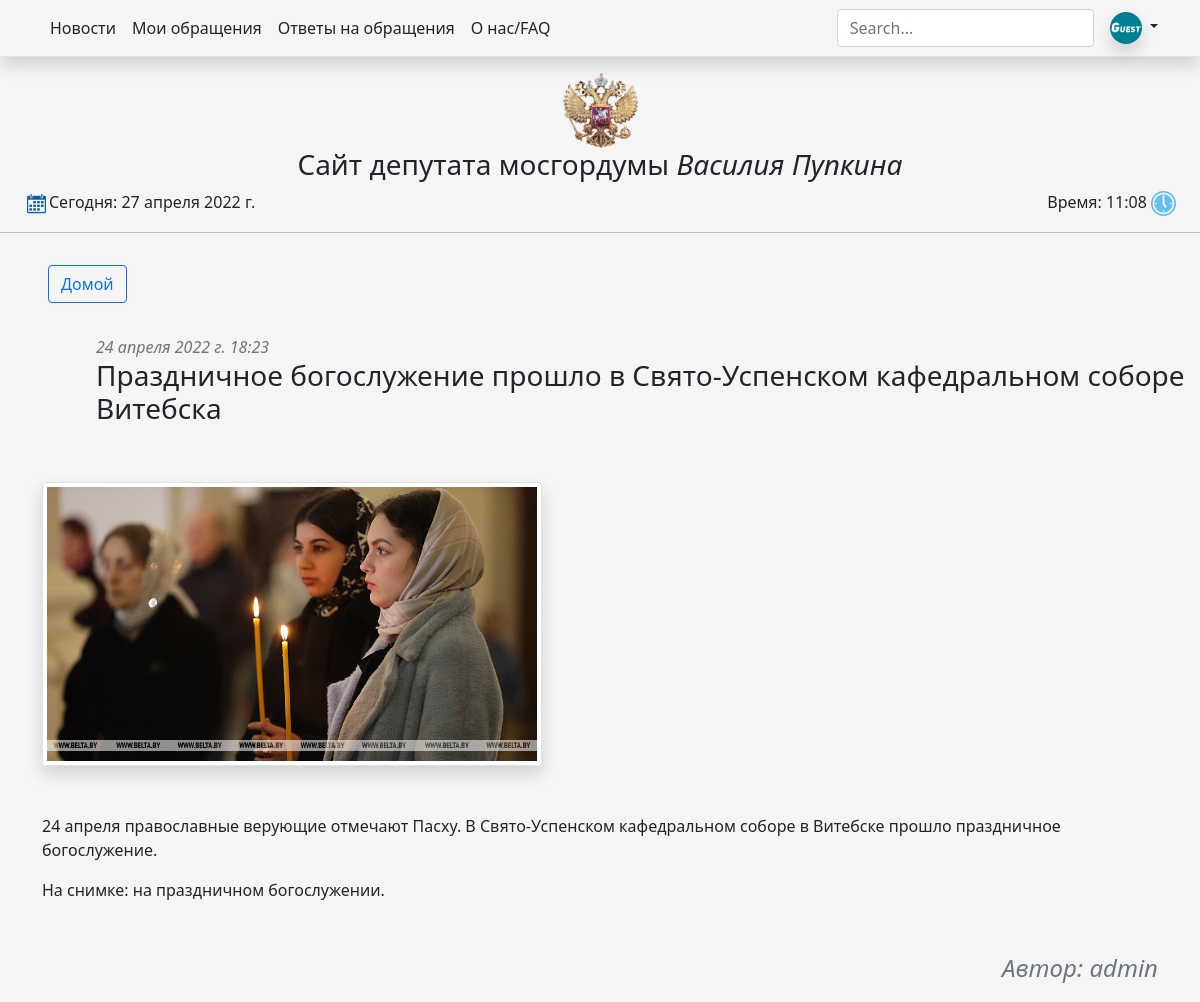
The app's page /posts/4, older data.
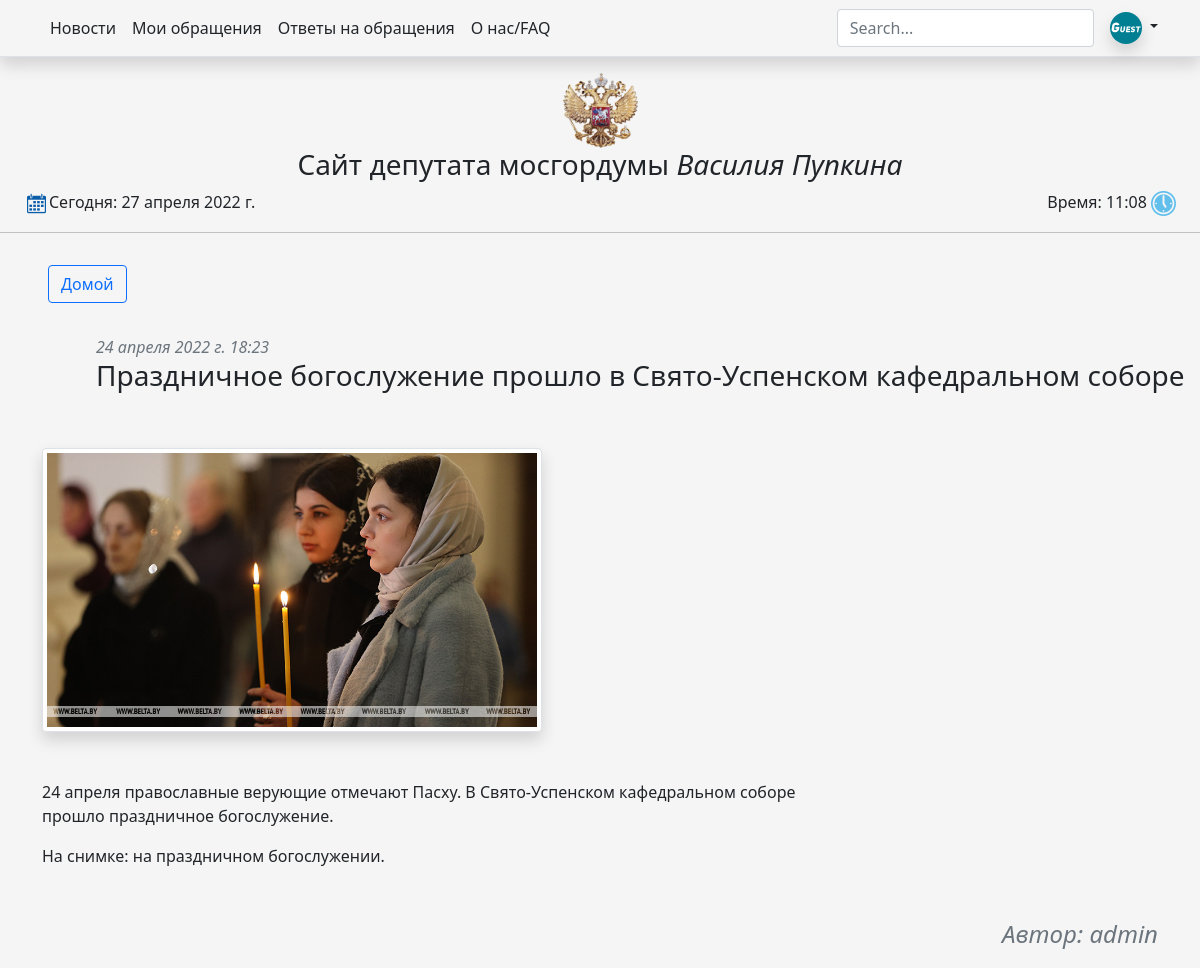
The same page, newer data.
### gosduma/models.py (models this page shows, shortened)
class Posts(models.Model):
    name = models.CharField(max_length=255, verbose_name='Название')
    Photo = models.ImageField(upload_to="photos/posts/", verbose_name='Фото', null=True, blank=True,
                              default="media/notfoundwidth.png")
    Video = models.CharField(max_length=1000, blank=True, verbose_name='Видео (не обязательно)')
    description = models.TextField(blank=True, verbose_name='Описание')
    time_create = models.DateTimeField(auto_now_add=True, verbose_name='Время создания')
    time_update = models.DateTimeField(auto_now=True, verbose_name='Время последнего обновления')
    author = models.CharField(max_length=255)
    class Meta:
        verbose_name = 'пост'
        verbose_name_plural = 'посты'
        ordering = ['-id']

### gosduma/views.py (the view)
# urls.py: path('posts/<int:post_id>', showpost, name='posts'),
def showpost(request, post_id):
    post = Posts.objects.get(pk=post_id)
    return render(request, 'showpost.html', {'post': post})

### gosduma/views.py (called while the page is built)
@register.filter
def getamountmessages(user):
    print(user)
    a = RequestAnswer.objects.filter(answeron__author=user)
    print(a)
    b = 0
    for i in a:
        b += 1
    return b

@register.filter
def get_date(value):
    now = datetime.now()
    return now.date()

@register.filter
def get_time(value):
    now = datetime.now()
    return now.time()

### templates/showpost.html (shortened to what this page needs)
{% extends 'base.html' %}
{% block content %}
    <p class="ms-5 ps-5 pt-3 text-muted mb-0 fst-italic">{{ post.time_create }}</p>
    <h3 class="ms-5 ps-5">{{ post.name }}</h3>
    <br><br>
    <div class="container">
        <div>
            <img class="img-thumbnail shadow" style="width: 500px" src="{{ post.Photo.url }}"
                 alt="Фото">
        </div>
        <p class="fs-5 m-5"> {{ post.description|linebreaks }}</p>
        <div class="d-flex flex-row-reverse mt-5">
            <p class="fs-4 text-muted fst-italic">Автор: {{ post.author }}</p>
        </div>
    </div>
{% endblock %}

Row changes from the older to the newer data that the page shows:
changed Posts "admin": name "Праздничное богослужение прошло в Свято-Успенском кафедральном соборе Витебска" → "Праздничное богослужение прошло в Свято-Успенском кафедральном соборе"; description "…В Свято-Успенском кафедральном соборе в Витебске прошло праздничное богослужение. На…" → "24 апреля православные верующие отмечают Пасху. В Свято-Успенском кафедральном соборе прошло праздничное богослужение. На снимке: на праздничном богослужении."
